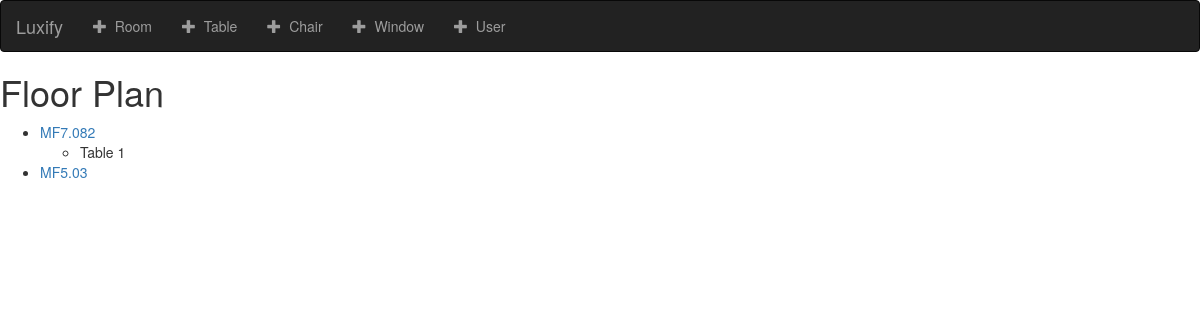
Before: /floorPlan/creator/ with the older database file.
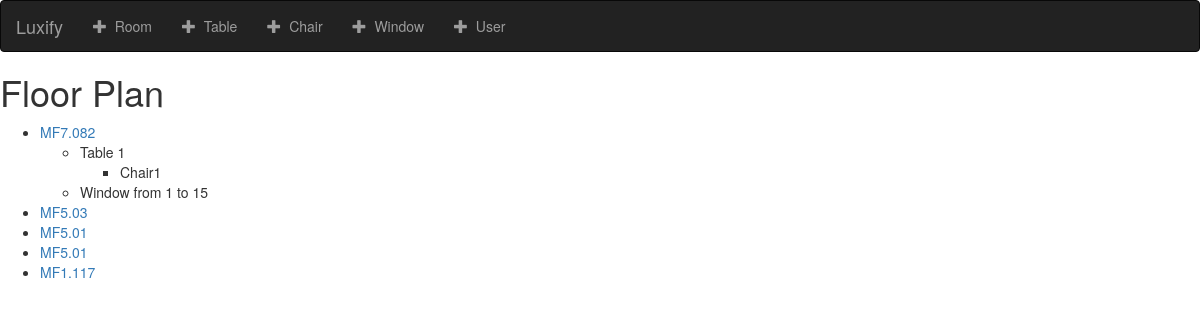
After: the same page with the newer database file.
### floorPlan/models.py (models this page shows, shortened)
class Room(models.Model):
    code = models.CharField(max_length=10)
    x_length = models.CharField(max_length=5)
    y_length = models.CharField(max_length=5)
    def __str__(self):
        return self.code

class Table(models.Model):
    room = models.ForeignKey(Room, on_delete=models.CASCADE)
    number = models.CharField(max_length=5)
    x_pos = models.CharField(max_length=5)
    y_pos = models.CharField(max_length=5)
    x_size = models.CharField(max_length=5)
    y_size = models.CharField(max_length=5)
    def __str__(self):
        return 'Table ' + self.number

class Chair(models.Model):
    table = models.ForeignKey(Table, on_delete=models.CASCADE)
    number = models.CharField(max_length=2)
    position = models.CharField(max_length=3)
    occupied = models.BooleanField(default=False)
    def __str__(self):
        return 'Chair' + self.number

class Window(models.Model):
    room = models.ForeignKey(Room, on_delete=models.CASCADE)
    start_pos = models.CharField(max_length=3)
    end_pos = models.CharField(max_length=3)
    def __str__(self):
        return 'Window from '+self.start_pos + ' to '+self.end_pos

### floorPlan/views.py (the view)
# urls.py: re_path(r'creator/$', views.sandbox, name='sandbox'),
def sandbox(request):
    all_rooms = Room.objects.all()
    template = loader.get_template('floorPlan/floorPlan.html')
    context = {
        'all_rooms': all_rooms,
    }
    return HttpResponse(template.render(context, request))

### floorPlan/templates/floorPlan/floorPlan.html
{% extends 'floorPlan/base.html' %}
{% block body %}
<h1>Floor Plan</h1>
<ul>
   {% for room in all_rooms %}
        <li>
            <a href="{% url 'floorPlan:room-detail' room.id %}">
                {{ room }}
            </a>
            <ul>
               {% for table in room.table_set.all %}
                    <li>
                        {{ table }}
                        <ul>
                            {% for chair in table.chair_set.all %}
                                <li>
                                    {{ chair }}
                                </li>
                            {% endfor %}
                        </ul>
                        </li>
                {% endfor %}
                {% for window in room.window_set.all %}
                    <li>
                        {{ window }}
                    </li>
                {% endfor %}
            </ul>
        </li>
    {% endfor %}
</ul>
{% endblock %}

### floorPlan/templates/floorPlan/base.html (shortened to what this page needs)
<!DOCTYPE html>
<html lang="en">
<head>
     {% load staticfiles %}
     <link rel="stylesheet" href="https://maxcdn.bootstrapcdn.com/bootstrap/3.3.6/css/bootstrap.min.css">
</head>
<body>
<nav class="navbar navbar-inverse">
    <div class="container-fluid">
        <div class="navbar-header">
            <a class="navbar-brand" href="{% url 'floorPlan:sandbox' %}">Luxify</a>
        </div>
        <div class="collapse navbar-collapse" id="topNavBar">
            <ul class="nav navbar-nav">
                <li class="{% block room_active %} {% endblock %}">
                    <a href="{% url 'floorPlan:room-add' %}">
                        <span class="glyphicon glyphicon-plus" aria-hidden="true"></span>&nbsp; Room
                    </a>
                </li>
                <li class="{% block table_active %} {% endblock %}">
                    <a href="{% url 'floorPlan:table-add' %}">
                        <span class="glyphicon glyphicon-plus" aria-hidden="true"></span>&nbsp; Table
                    </a>
                </li>
                <li class="{% block chair_active %} {% endblock %}">
                    <a href="{% url 'floorPlan:chair-add' %}">
                        <span class="glyphicon glyphicon-plus" aria-hidden="true"></span>&nbsp; Chair
                    </a>
                </li>
                <li class="{% block window_active %} {% endblock %}">
                    <a href="{% url 'floorPlan:window-add' %}">
                        <span class="glyphicon glyphicon-plus" aria-hidden="true"></span>&nbsp; Window
                    </a>
                </li>
                <li class="{% block user_active %} {% endblock %}">
                    <a href="{% url 'floorPlan:user-add' %}">
                        <span class="glyphicon glyphicon-plus" aria-hidden="true"></span>&nbsp; User
                    </a>
                </li>
           </ul>
        </div>
    </div>
</nav>
    {% block body %}
    {% endblock %}
</body>
</html>

Changed rows visible on the page:
added Chair: number "Chair1"
added Window: start_pos+end_pos "Window from 1 to 15", shown under Room "MF7.082"
added Room: code "MF5.01"
added Room: code "MF5.01"
added Room: code "MF1.117"
